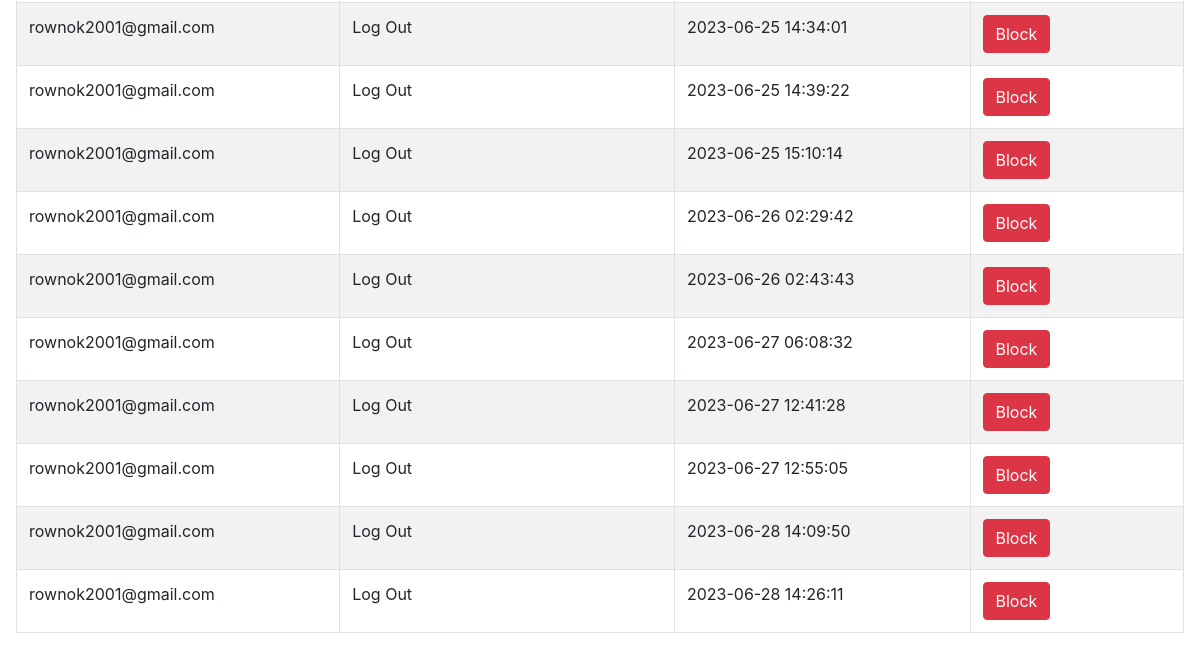
The app's page /userlog.php (signed in, lower part), older data.
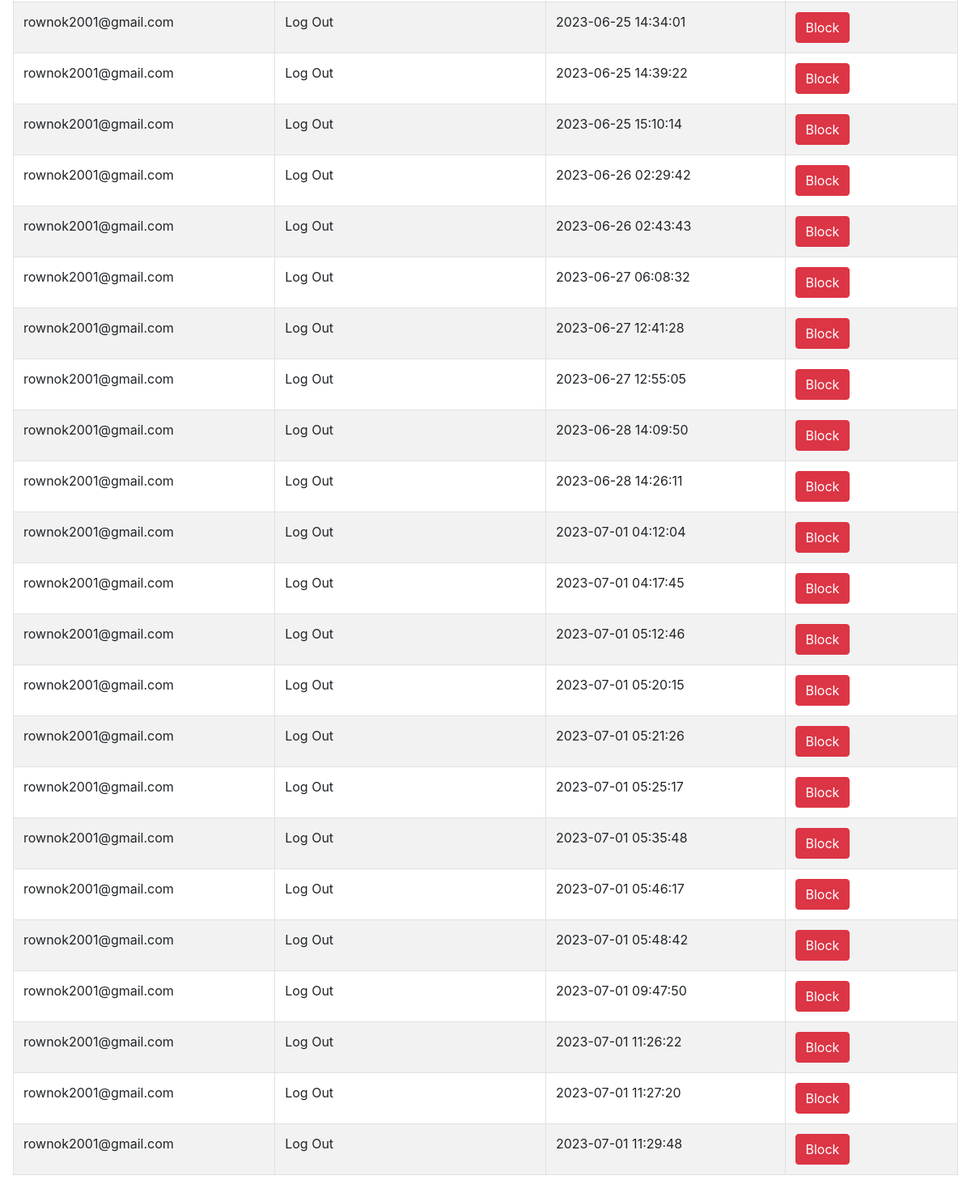
The same page, newer data.
### tables this page shows
CREATE TABLE `log` (
  `id` int(10) NOT NULL,
  `email` varchar(50) NOT NULL,
  `activity` varchar(50) NOT NULL,
  `time` timestamp NOT NULL DEFAULT current_timestamp() ON UPDATE current_timestamp()
);

### userlog.php (the view, shortened to what this page needs)
<!DOCTYPE html>
<html lang="en">
<head>
    <link rel="stylesheet" href="https://cdnjs.cloudflare.com/ajax/libs/twitter-bootstrap/4.5.2/css/bootstrap.css">
    <link rel="stylesheet" href="https://cdn.datatables.net/1.10.23/css/dataTables.bootstrap4.min.css">
</head>
<body>
    <div class="p-3 mb-5 bg-white rounded">
        <table id="example" class="table table-striped table-bordered" style="width:100%">
            <tbody>
                <?php
                include '_dbconnect.php';
                $sql = "SELECT *  FROM log";
                $result = mysqli_query($con, $sql);
                $num1 = mysqli_num_rows($result);
                if ($num1 > 0) {
                    while ($row = $result->fetch_assoc()) {
                        $u_email=$row["email"];
                ?>
                        <tr>
                            <td> <?php echo $row["email"] ?></td>
                            <td> <?php echo $row["activity"] ?></td>
                            <td> <?php echo $row["time"] ?></td>
                            <?php
                            $sql2 = "SELECT * FROM user where email='$u_email';";
                            $result2 = mysqli_query($con, $sql2);
                            while ($row2 = $result2->fetch_assoc()) {
                                $block= $row2["block"];
                            }
                            ?>
                            <?php if($block=="no"){ ?>
                            <td> <a class="btn btn-danger" href="block.php?id=<?php echo urlencode($row['email'])?>">Block</a> </td>
                            <?php }?>
                        </tr>
                <?php
                    }
                }
                ?>
            </tbody>
        </table>
    </div>
</body>
</html>

Row changes from the older to the newer data that the page shows:
added log: email "rownok2001@gmail.com", activity "Log Out", time "2023-07-01 04:12:04"
added log: email "rownok2001@gmail.com", activity "Log Out", time "2023-07-01 04:17:45"
added log: email "rownok2001@gmail.com", activity "Log Out", time "2023-07-01 05:12:46"
added log: email "rownok2001@gmail.com", activity "Log Out", time "2023-07-01 05:20:15"
added log: email "rownok2001@gmail.com", activity "Log Out", time "2023-07-01 05:21:26"
added log: email "rownok2001@gmail.com", activity "Log Out", time "2023-07-01 05:25:17"
added log: email "rownok2001@gmail.com", activity "Log Out", time "2023-07-01 05:35:48"
added log: email "rownok2001@gmail.com", activity "Log Out", time "2023-07-01 05:46:17"
added log: email "rownok2001@gmail.com", activity "Log Out", time "2023-07-01 05:48:42"
added log: email "rownok2001@gmail.com", activity "Log Out", time "2023-07-01 09:47:50"
added log: email "rownok2001@gmail.com", activity "Log Out", time "2023-07-01 11:26:22"
added log: email "rownok2001@gmail.com", activity "Log Out", time "2023-07-01 11:27:20"
added log: email "rownok2001@gmail.com", activity "Log Out", time "2023-07-01 11:29:48"
